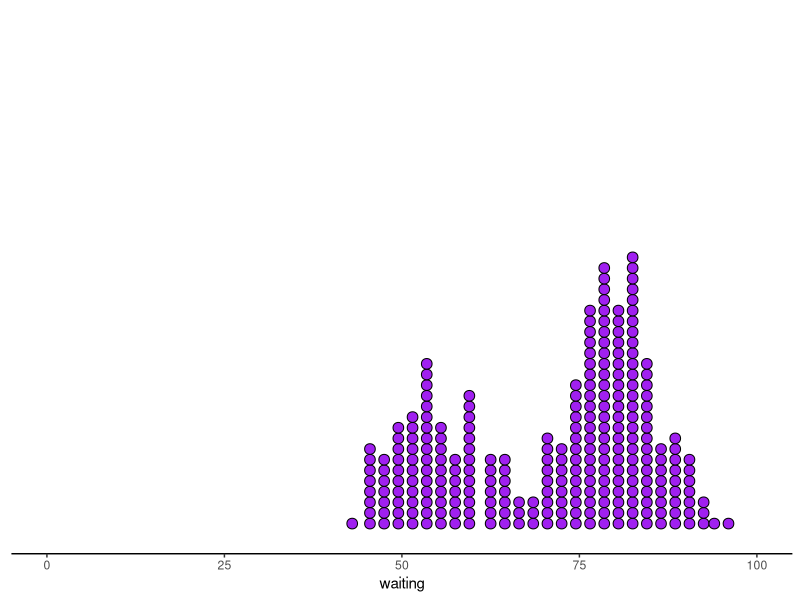

This chart was generated by the following R code:
## ---- chunk 1
library(ggplot2)
p<- ggplot(faithful, aes(x = waiting))+ xlim(0,100) +
geom_dotplot(binwidth = 1.5,fill="purple",color="black")  +
theme_bw()   +
theme(panel.border = element_blank(),
                     panel.grid.major = element_blank(),
                     panel.grid.minor = element_blank(), 
                     axis.line.x = element_line(colour = "black"),
                     axis.line.y = element_blank(),
                     axis.title.y=element_blank(),
                      axis.text.y=element_blank(),
                      axis.ticks.y=element_blank())

p
